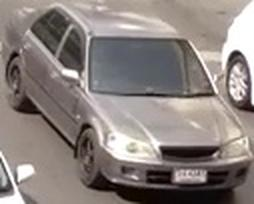
#> input picture Speed/enhance/violation_car_12_20240629_145810.jpg, 254 x 204 px, found by its file name
$ python enhance.py
#> lines starting #> are read from the running program, lines starting #| are printed output that depends on the picture
# [16 lines of commented-out code are left out]


input_path = "D:/code/Cropper/Speed/violations/violation_car_12_20240629_145810.jpg"
# [8 lines of commented-out code are left out]
import cv2
import matplotlib.pyplot as plt
import numpy as np

# Load the image
image = cv2.imread(input_path)
#> image is the input picture: shape (204, 254, 3); mean B, G, R 126, 129.8, 138.7

#Plot the original image
plt.subplot(1, 2, 1)
plt.title("Original")
plt.imshow(image)

# Create the sharpening kernel
kernel = np.array([[0, -1, 0], [-1, 5, -1], [0, -1, 0]])

# Sharpen the image
sharpened_image = cv2.filter2D(image, -1, kernel)
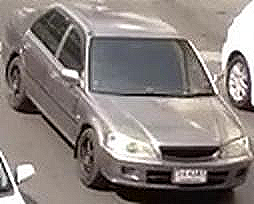
#> sharpened_image: shape (204, 254, 3); mean B, G, R 125.8, 129.5, 138.2

#Save the image
cv2.imwrite('D:/code/Cropper/Speed/enhance/sharpened_image.jpg', sharpened_image)

#Plot the sharpened image
plt.subplot(1, 2, 2)
plt.title("Sharpening")
plt.imshow(sharpened_image)
plt.show()
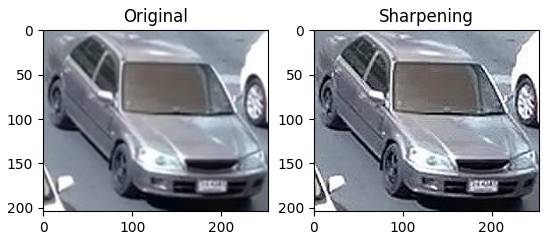
#> figure drawn by matplotlib, 2 panels; B, G, R data is drawn as R, G, B
